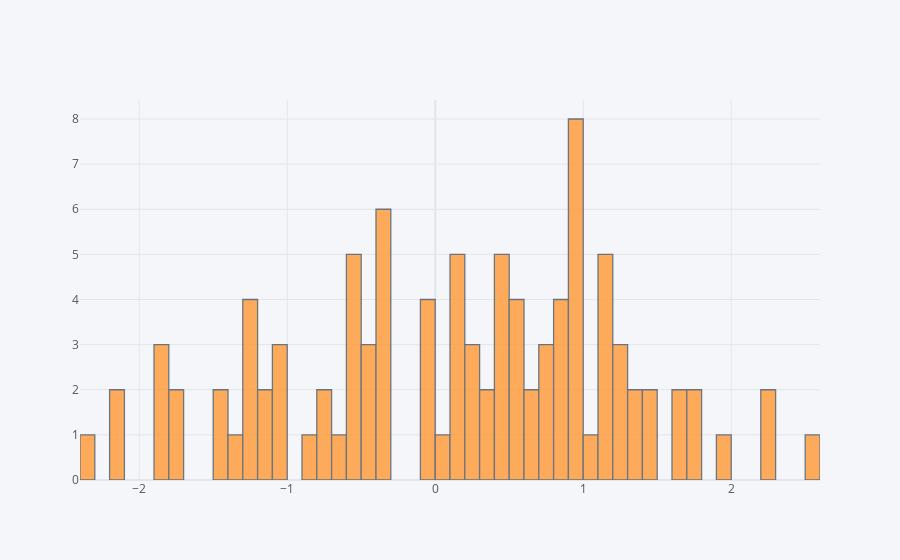

The notebook cell saved with this chart:
### Code cell
df['A'].iplot(kind='hist',bins=50)

### Figure 1 — Plotly figure (JSON) as saved in the notebook; plotly's stock layout.template omitted (floating-point values rounded to 4 significant figures)
{"data": [{"histfunc": "count", "histnorm": "", "marker": {"color": "rgba(255, 153, 51, 1.0)", "line": {"color": "#4D5663", "width": 1.3}}, "name": "A", "nbinsx": 50, "opacity": 0.8, "orientation": "v", "type": "histogram", "x": [-1.238, 0.521, -1.025, 0.4538, 2.558, -2.311, 1.085, 0.1442, 0.8762, -0.56, 0.8404, 0.936, -1.216, 0.4323, 1.488, -1.81, 0.7422, 2.229, 0.1563, 0.4081, 0.02475, -0.7276, -0.314, 1.742, 1.114, -1.748, 0.8141, 1.118, 0.1164, 0.2414, -1.898, 0.7815, 0.1235, -0.5888, 0.5638, -0.04967, -0.8731, 0.9938, -0.3111, -1.27, 0.6146, -2.108, 1.163, -0.4027, 0.9817, 1.277, -1.144, -1.41, 1.345, 0.9837, -0.4765, 0.3419, -1.362, -0.5731, 1.623, -1.876, 0.2696, 1.476, 1.293, 0.1491, 1.127, 1.665, 0.9404, 1.151, -1.701, -0.3129, -2.143, -0.5118, 0.9973, -1.281, 0.5009, -0.3439, -1.497, -1.02, 1.788, -1.082, 0.9806, 2.237, 0.213, 0.6877, 0.734, -0.4412, -0.6322, 0.824, -0.001285, 0.4466, -0.3232, -0.3341, 0.3538, -0.02291, 0.5705, 1.979, -1.104, 1.244, 0.4778, -0.7944, 1.354, -0.5032, -0.0417, 0.9619]}], "layout": {"barmode": "overlay", "legend": {"bgcolor": "#F5F6F9", "font": {"color": "#4D5663"}}, "paper_bgcolor": "#F5F6F9", "plot_bgcolor": "#F5F6F9", "title": {"font": {"color": "#4D5663"}}, "xaxis": {"gridcolor": "#E1E5ED", "showgrid": true, "tickfont": {"color": "#4D5663"}, "title": {"font": {"color": "#4D5663"}, "text": ""}, "zerolinecolor": "#E1E5ED"}, "yaxis": {"gridcolor": "#E1E5ED", "showgrid": true, "tickfont": {"color": "#4D5663"}, "title": {"font": {"color": "#4D5663"}, "text": ""}, "zerolinecolor": "#E1E5ED"}}}
